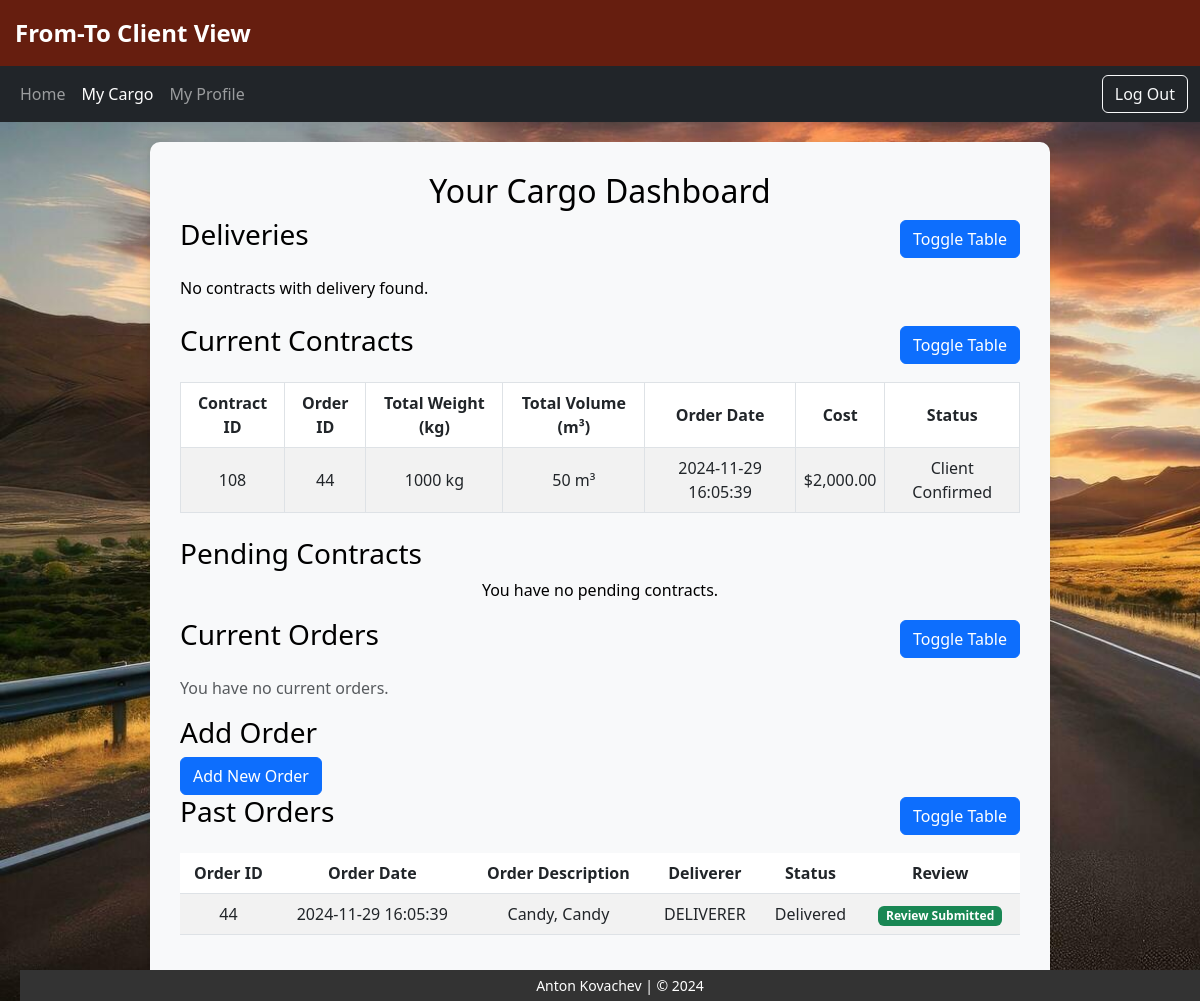
Screenshot of /Client_MyCargo1.php (signed in) with the database file from the repository.
### tables this page shows
CREATE TABLE `contract` (
  `Contract_ID` int(11) NOT NULL,
  `Order_ID` int(11) NOT NULL,
  `Deliverer_ID` int(11) NOT NULL,
  `Proposed_Cost` decimal(10,2) NOT NULL DEFAULT 0.00,
  `Contract_Status` enum('Deliverer Confirmed','Both Confirmed','Rejected','Client Confirmed','Non Confirmed','Completed') DEFAULT 'Non Confirmed',
  `Contract_Approval` enum('Not Approved','Approved') DEFAULT 'Not Approved',
  `Created_Date` datetime DEFAULT current_timestamp(),
  `Updated_Date` datetime DEFAULT current_timestamp() ON UPDATE current_timestamp(),
  `Vehicle_IDs` text DEFAULT NULL
);

CREATE TABLE `order` (
  `Order_ID` int(11) NOT NULL,
  `User_ID` int(11) NOT NULL,
  `Order_Date` datetime NOT NULL,
  `Order_Status` enum('Pending','Active','Completed') DEFAULT 'Pending',
  `Order_Approved` enum('Approved','Not Approved') NOT NULL DEFAULT 'Not Approved',
  `Order_FromLocation` text DEFAULT NULL,
  `Order_ToLocation` text DEFAULT NULL
);

### Client_MyCargo1.php (the view, shortened to what the rows shown need)
<?php
    $userID = $_SESSION['User_ID'];
    $dbHost = "localhost";
    $dbName = "from_to";
    $dbUser = "root";
    $dbPass = "";
    $conn = new mysqli($dbHost, $dbUser, $dbPass, $dbName);
    $clientID = $_SESSION['User_ID'];
    $currentContractsStmt = $conn->prepare("
        SELECT
            c.Contract_ID,
            c.Order_ID,
            o.Order_Date,
            c.Proposed_Cost,
            c.Contract_Status,
            SUM(cg.Cargo_Weight) AS Total_Weight,
            SUM(cg.Cargo_Dimensions) AS Total_Volume
        FROM
            Contract c
        JOIN
            `Order` o ON c.Order_ID = o.Order_ID
        JOIN
            Order_Cargo oc ON o.Order_ID = oc.Order_ID
        JOIN
            Cargo cg ON oc.Cargo_ID = cg.Cargo_ID
        LEFT JOIN
            Delivery d ON c.Contract_ID = d.Contract_ID
        WHERE
            o.User_ID = ?
            AND c.Contract_Status IN ('Client Confirmed', 'Both Confirmed')
            AND d.Delivery_ID IS NULL
        GROUP BY
            c.Contract_ID
    ");
    $currentContractsStmt->bind_param("i", $userID);
    $currentContractsStmt->execute();
    $currentContractsResult = $currentContractsStmt->get_result();
    $pastOrdersQuery = "
        SELECT
            o.Order_ID,
            o.Order_Date,
            GROUP_CONCAT(c.Cargo_Description SEPARATOR ', ') AS Order_Description,
            u.User_Username AS Deliverer_Username
        FROM `Order` o
        LEFT JOIN Order_Cargo oc ON o.Order_ID = oc.Order_ID
        LEFT JOIN Cargo c ON oc.Cargo_ID = c.Cargo_ID
        LEFT JOIN Contract co ON o.Order_ID = co.Order_ID
        LEFT JOIN User u ON co.Deliverer_ID = u.User_ID
        WHERE o.User_ID = ? AND o.Order_Status = 'Completed'
        GROUP BY o.Order_ID
    ";
    $stmt = $conn->prepare($pastOrdersQuery);
    $stmt->bind_param("i", $clientID);
    $stmt->execute();
    $deliveredOrdersResult = $stmt->get_result();
?>
<!DOCTYPE html>
<html lang="en">
<head>
    <link href="https://cdn.jsdelivr.net/npm/bootstrap@5.3.0-alpha1/dist/css/bootstrap.min.css" rel="stylesheet">
</head>
<body>
    <div class="background-wrapper">
        <div class="main-content">
            <div class="content-wrapper">
                <div class="middle-content">
                    <h2 class="text-center">Your Cargo Dashboard</h2>
                        <div class="collapse show" id="noDeliveryContractsTable">
                            <?php if ($currentContractsResult->num_rows > 0): ?>
                                <table class="table table-bordered table-striped">
                                    <thead class="thead-dark">
                                        <tr>
                                            <th>Contract ID</th>
                                            <th>Order ID</th>
                                            <th>Total Weight (kg)</th>
                                            <th>Total Volume (m³)</th>
                                            <th>Order Date</th>
                                            <th>Cost</th>
                                            <th>Status</th>
                                        </tr>
                                    </thead>
                                    <tbody>
                                        <?php while ($row = $currentContractsResult->fetch_assoc()): ?>
                                            <tr>
                                                <td><?php echo $row['Contract_ID']; ?></td>
                                                <td><?php echo $row['Order_ID']; ?></td>
                                                <td><?php echo $row['Total_Weight']; ?> kg</td>
                                                <td><?php echo $row['Total_Volume']; ?> m³</td>
                                                <td><?php echo $row['Order_Date']; ?></td>
                                                <td>$<?php echo number_format($row['Proposed_Cost'], 2); ?></td>
                                                <td><?php echo $row['Contract_Status']; ?></td>
                                            </tr>
                                        <?php endwhile; ?>
                                    </tbody>
                                </table>
                            <?php else: ?>
                                <p>No current contracts found.</p>
                            <?php endif; ?>
                        </div>
                    <div class="cargo-section">
                    <div class="collapse show" id="pastOrdersTable">
                        <?php if ($deliveredOrdersResult->num_rows > 0): ?>
                            <table class="table table-striped">
                                <thead>
                                    <tr>
                                        <th>Order ID</th>
                                        <th>Order Date</th>
                                        <th>Order Description</th>
                                        <th>Deliverer</th>
                                        <th>Status</th>
                                        <th>Review</th>
                                    </tr>
                                </thead>
                                <tbody>
                                    <?php while ($row = $deliveredOrdersResult->fetch_assoc()):
                                        $orderId = $row['Order_ID'];
                                        $contractId = null;
                                        $stmt = $conn->prepare("
                                            SELECT Contract_ID
                                            FROM Contract
                                            WHERE Order_ID = ?
                                        ");
                                        $stmt->bind_param("i", $orderId);
                                        $stmt->execute();
                                        $stmt->bind_result($contractId);
                                        $reviewCheckStmt = $conn->prepare("
                                            SELECT COUNT(*)
                                            FROM Review
                                            WHERE Contract_ID = ? AND User_ID = ?
                                        ");
                                        $reviewCheckStmt->bind_param("ii", $contractId, $clientID);
                                        $reviewCheckStmt->execute();
                                        $reviewCheckStmt->bind_result($reviewCount);
                                    ?>
                                    <tr>
                                        <td><?= $orderId ?></td>
                                        <td><?= $row['Order_Date'] ?></td>
                                        <td><?= htmlspecialchars($row['Order_Description']) ?></td>
                                        <td><?= htmlspecialchars($row['Deliverer_Username']) ?></td>
                                        <td>Delivered</td>
                                        <td>
                                            <?php if ($reviewCount == 0): ?>
                                                <button
                                                    class="btn btn-outline-primary btn-sm"
                                                    data-bs-toggle="modal"
                                                    data-bs-target="#reviewModal<?= $contractId ?>">
                                                    Leave a Review
                                                </button>
                                            <?php else: ?>
                                                <span class="badge bg-success">Review Submitted</span>
                                            <?php endif; ?>
                                        </td>
                                    </tr>
                                    <?php endwhile; ?>
                                </tbody>
                            </table>
                        <?php else: ?>
                            <p>No past orders to display.</p>
                        <?php endif; ?>
                    </div>
                </div>
            </div>
        </div>
    </div>
    <link href="https://cdn.jsdelivr.net/npm/bootstrap@5.3.0/dist/css/bootstrap.min.css" rel="stylesheet">
</body>
</html>

### rows the page displays
contract: Contract_ID "108", Order_ID "44", Total_Weight "1000", Total_Volume "50", Order_ID.Order_Date "2024-11-29 16:05:39", Proposed_Cost "2,000.00", Contract_Status "Client Confirmed"
order: Order_ID "44", Order_Date "2024-11-29 16:05:39", Order_Description "Candy, Candy", Deliverer_Username "DELIVERER"
